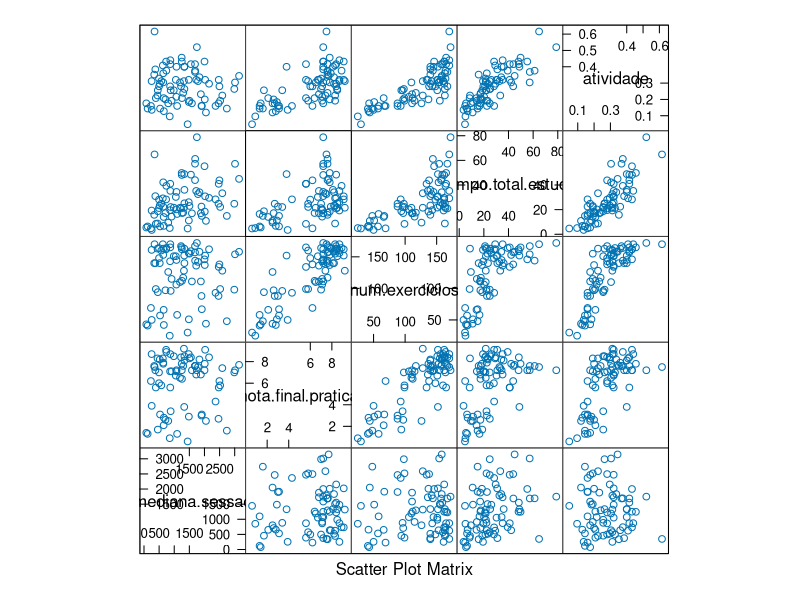

The R script that drew this image: (Note: this script raises an error after producing the figure.)
#Script de correlacao entre as variaveis para gerar agrupamento.
#Iury Gregory - versao 2.0 (Fevereiro 2013)


library(lattice)

dados <- read.csv("dados/TabelaParaPerfis.csv",header=T)

#grafico da relacao das variaveis
png("Relacao entre variaveis.png",bg="transparent",width=800, height=800)
splom(dados[,-1])
dev.off()

#analise de correlacao
K1 <- cor.test(dados$mediana.sessao, dados$nota.final.pratica ,method=c("kendall"))
K2 <- cor.test(dados$mediana.sessao, dados$num.exercicios ,method=c("kendall"))
K3 <- cor.test(dados$mediana.sessao, dados$tempo.total.estudo ,method=c("kendall"))
K4 <- cor.test(dados$mediana.sessao, dados$atividade ,method=c("kendall"))
K5 <- cor.test(dados$nota.final.pratica, dados$num.exercicios ,method=c("kendall"))
K6 <- cor.test(dados$nota.final.pratica, dados$tempo.total.estudo ,method=c("kendall"))
K7 <- cor.test(dados$nota.final.pratica, dados$atividade ,method=c("kendall"))
K8 <- cor.test(dados$num.exercicios, dados$tempo.total.estudo ,method=c("kendall"))
K9 <- cor.test(dados$num.exercicios, dados$atividade ,method=c("kendall"))
K10 <- cor.test(dados$tempo.total.estudo, dados$atividade ,method=c("kendall"))

S1 <- cor.test(dados$mediana.sessao, dados$nota.final.pratica ,method=c("spearman"))
S2 <- cor.test(dados$mediana.sessao, dados$num.exercicios ,method=c("spearman"))
S3 <- cor.test(dados$mediana.sessao, dados$tempo.total.estudo ,method=c("spearman"))
S4 <- cor.test(dados$mediana.sessao, dados$atividade ,method=c("spearman"))
S5 <- cor.test(dados$nota.final.pratica, dados$num.exercicios ,method=c("spearman"))
S6 <- cor.test(dados$nota.final.pratica, dados$tempo.total.estudo ,method=c("spearman"))
S7 <- cor.test(dados$nota.final.pratica, dados$atividade ,method=c("spearman"))
S8 <- cor.test(dados$num.exercicios, dados$tempo.total.estudo ,method=c("spearman"))
S9 <- cor.test(dados$num.exercicios, dados$atividade ,method=c("spearman"))
S10 <- cor.test(dados$tempo.total.estudo, dados$atividade ,method=c("spearman"))


tabela.cor <- data.frame(Variaveis = c("mediana e notafinal","mediana e numExercicios",
"mediana e tempoEstudo", "mediana e atividade", "notafinal e numExercicios",
"notafinal e tempoEstudo", "notafinal e atividade", "numExercicios e tempoEstudo",
"numExercicios e atividade", "tempoEstudo e atividade"),
	     Kendal = c(K1$estimate,K2$estimate,K3$estimate,K4$estimate,K5$estimate,
K6$estimate,K7$estimate,K8$estimate,K9$estimate,K10$estimate),
	     Spearman = c(S1$estimate,S2$estimate,S3$estimate,S4$estimate,S5$estimate,
S6$estimate,S7$estimate,S8$estimate,K9$estimate,S10$estimate),
		Tipo = c("nao ha","nao ha","nao ha","nao ha","forte","nao ha",
"moderada","moderada","moderada","forte"))



tabela <- subset(dados,select=c("matricula","mediana.sessao","nota.final.pratica","atividade"))
tabela$mediana.sessao <- (tabela$mediana.sessao - min(tabela$mediana.sessao)) / (max(tabela$mediana.sessao) - min(tabela$mediana.sessao))
tabela$nota.final.pratica <- (tabela$nota.final.pratica - min(tabela$nota.final.pratica)) / (max(tabela$nota.final.pratica) - min(tabela$nota.final.pratica))
tabela$atividade <- (tabela$atividade - min(tabela$atividade)) / (max(tabela$atividade) - min(tabela$atividade))

wirte.table(tabela.cor,"dados/tabelaCorrelacaoPerfis.csv",sep=",",row.names=F,col.names=T)
write.table(tabela,"dados/TabelaParaPerfisNormal.csv",sep=",",row.names=F,col.names=T)

